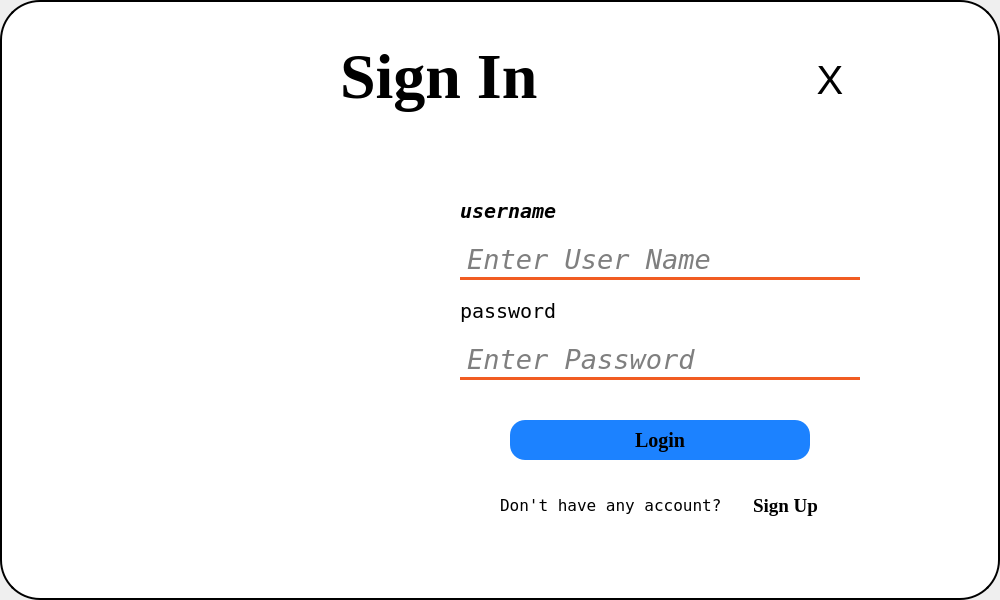
<?xml version="1.0" encoding="UTF-8"?>
<ui version="4.0">
 <class>loginDialog</class>
 <widget class="QMainWindow" name="loginDialog">
  <property name="geometry">
   <rect>
    <x>0</x>
    <y>0</y>
    <width>1000</width>
    <height>600</height>
   </rect>
  </property>
  <property name="windowTitle">
   <string>loginDialog</string>
  </property>
  <widget class="QWidget" name="centralwidget">
   <widget class="QGroupBox" name="groupBox">
    <property name="geometry">
     <rect>
      <x>0</x>
      <y>0</y>
      <width>1000</width>
      <height>600</height>
     </rect>
    </property>
    <property name="styleSheet">
     <string notr="true">QGroupBox{
	background-color:white;
	border:2px solid black;
	border-radius:40px;
}</string>
    </property>
    <property name="title">
     <string/>
    </property>
    <widget class="QPushButton" name="closeBtn">
     <property name="geometry">
      <rect>
       <x>800</x>
       <y>50</y>
       <width>60</width>
       <height>60</height>
      </rect>
     </property>
     <property name="font">
      <font>
       <pointsize>30</pointsize>
      </font>
     </property>
     <property name="styleSheet">
      <string notr="true">QPushButton
{
	border:none;
	background-color:white;
	border-radius:20px;
}
QPushButton:Hover
{
	fontsize:20;
	border:none;
	background-color:rgb(28, 130, 255);
	border-radius:20px;
	color:red;
}</string>
     </property>
     <property name="text">
      <string>X</string>
     </property>
    </widget>
    <widget class="QLabel" name="label_3">
     <property name="geometry">
      <rect>
       <x>340</x>
       <y>30</y>
       <width>211</width>
       <height>91</height>
      </rect>
     </property>
     <property name="font">
      <font>
       <family>Times New Roman</family>
       <pointsize>48</pointsize>
       <weight>75</weight>
       <bold>true</bold>
      </font>
     </property>
     <property name="text">
      <string>Sign In</string>
     </property>
    </widget>
    <widget class="QLineEdit" name="usrLineEdit">
     <property name="geometry">
      <rect>
       <x>460</x>
       <y>240</y>
       <width>400</width>
       <height>40</height>
      </rect>
     </property>
     <property name="font">
      <font>
       <family>Andale Mono</family>
       <pointsize>20</pointsize>
       <weight>50</weight>
       <italic>true</italic>
       <bold>false</bold>
      </font>
     </property>
     <property name="styleSheet">
      <string notr="true">QLineEdit
{
	border: none;
	border-bottom: 3px solid rgb(241, 92, 34);
	background-color: Transparent;
	color: black;
	padding: 5px 5px 5px 5px;
}
QLineEditFocus
{
	border: 2px solid rgb(241, 92, 34);
}</string>
     </property>
     <property name="text">
      <string/>
     </property>
     <property name="placeholderText">
      <string>Enter User Name</string>
     </property>
    </widget>
    <widget class="QLabel" name="label">
     <property name="geometry">
      <rect>
       <x>460</x>
       <y>290</y>
       <width>131</width>
       <height>41</height>
      </rect>
     </property>
     <property name="font">
      <font>
       <family>Andale Mono</family>
       <pointsize>15</pointsize>
       <weight>50</weight>
       <italic>false</italic>
       <bold>false</bold>
      </font>
     </property>
     <property name="text">
      <string>password</string>
     </property>
    </widget>
    <widget class="QLabel" name="label_pic">
     <property name="geometry">
      <rect>
       <x>70</x>
       <y>160</y>
       <width>291</width>
       <height>371</height>
      </rect>
     </property>
     <property name="text">
      <string/>
     </property>
     <property name="pixmap">
      <pixmap>../../iCure1.1/login_icure/res/hospital.jpg</pixmap>
     </property>
    </widget>
    <widget class="QPushButton" name="gosignupBtn">
     <property name="geometry">
      <rect>
       <x>740</x>
       <y>490</y>
       <width>91</width>
       <height>31</height>
      </rect>
     </property>
     <property name="font">
      <font>
       <family>Times New Roman</family>
       <pointsize>14</pointsize>
       <weight>75</weight>
       <italic>false</italic>
       <bold>true</bold>
      </font>
     </property>
     <property name="styleSheet">
      <string notr="true">QPushButton
{
	border:none;
	background-color:white;
}
QPushButton:Hover
{
	border:none;
	background-color:white;
	color:rgb(241, 92, 34);
}</string>
     </property>
     <property name="text">
      <string>Sign Up</string>
     </property>
    </widget>
    <widget class="QPushButton" name="loginBtn">
     <property name="geometry">
      <rect>
       <x>510</x>
       <y>420</y>
       <width>300</width>
       <height>40</height>
      </rect>
     </property>
     <property name="font">
      <font>
       <family>Times New Roman</family>
       <pointsize>15</pointsize>
       <weight>75</weight>
       <italic>false</italic>
       <bold>true</bold>
      </font>
     </property>
     <property name="styleSheet">
      <string notr="true">QPushButton
{
	fontsize:200;
	border:none;
	background-color:rgb(28, 130, 255);
	border-radius:15px;
	color:black;
}
QPushButton:Hover
{
	fontsize:20;
	border:none;
	background-color:rgb(28, 130, 255);
	border-radius:15px;
	color:white;
}
QPushButton:Pressed
{
	fontsize:20;
	border:5px solid rgb(241, 92, 34);
	background-color:rgb(28, 130, 255);
	border-radius:15px;
	color:red;
}
</string>
     </property>
     <property name="text">
      <string>Login</string>
     </property>
     <property name="iconSize">
      <size>
       <width>20</width>
       <height>20</height>
      </size>
     </property>
    </widget>
    <widget class="QLabel" name="label_4">
     <property name="geometry">
      <rect>
       <x>500</x>
       <y>480</y>
       <width>231</width>
       <height>51</height>
      </rect>
     </property>
     <property name="font">
      <font>
       <family>Andale Mono</family>
       <pointsize>12</pointsize>
      </font>
     </property>
     <property name="text">
      <string>Don't have any account?</string>
     </property>
    </widget>
    <widget class="QLabel" name="label_2">
     <property name="geometry">
      <rect>
       <x>460</x>
       <y>190</y>
       <width>121</width>
       <height>41</height>
      </rect>
     </property>
     <property name="font">
      <font>
       <family>Andale Mono</family>
       <pointsize>15</pointsize>
       <weight>75</weight>
       <italic>true</italic>
       <bold>true</bold>
      </font>
     </property>
     <property name="styleSheet">
      <string notr="true">QLabel
{
	font-color:grey;
}</string>
     </property>
     <property name="text">
      <string>username</string>
     </property>
    </widget>
    <widget class="QLineEdit" name="pwdLineEdit">
     <property name="geometry">
      <rect>
       <x>460</x>
       <y>340</y>
       <width>400</width>
       <height>40</height>
      </rect>
     </property>
     <property name="font">
      <font>
       <family>Andale Mono</family>
       <pointsize>20</pointsize>
       <italic>true</italic>
      </font>
     </property>
     <property name="styleSheet">
      <string notr="true">QLineEdit
{
	border: none;
	border-bottom: 3px solid rgb(241, 92, 34);
	background-color: Transparent;
	color: black;
	padding: 5px 5px 5px 5px;
}
QLineEditFocus
{
	border: 2px solid rgb(241, 92, 34);
}</string>
     </property>
     <property name="text">
      <string/>
     </property>
     <property name="echoMode">
      <enum>QLineEdit::Password</enum>
     </property>
     <property name="placeholderText">
      <string>Enter Password</string>
     </property>
    </widget>
   </widget>
  </widget>
 </widget>
 <resources/>
 <connections/>
</ui>
